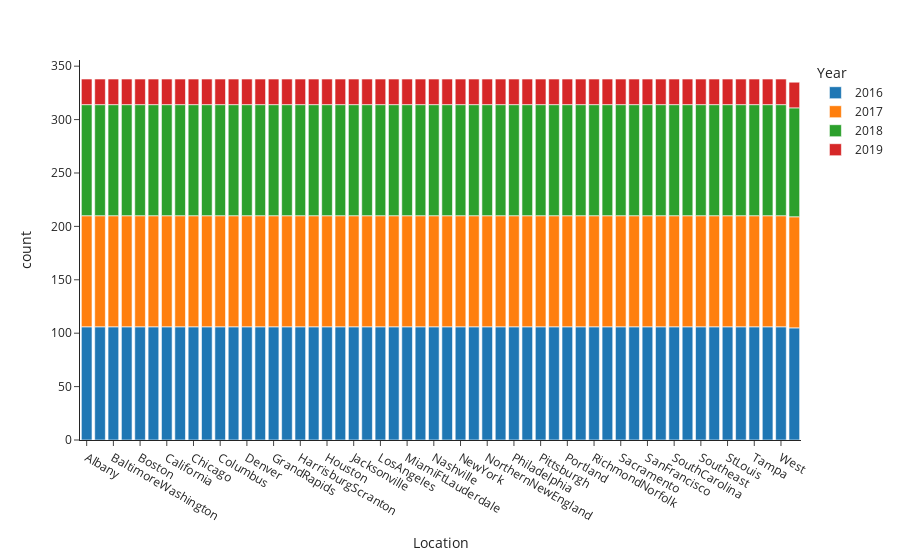

The notebook cell saved with this chart:
### Markdown cell above
#### Location by Year

### Code cell
fig = px.histogram(df_product_a, x = "Location", color = "Year")
fig.show()

### Figure 1 — Plotly figure (JSON) as saved in the notebook; plotly's stock layout.template omitted (floating-point values rounded to 4 significant figures; data arrays with more than 128 entries replaced by an {"elided": "..."} marker saying what was removed)
{"data": [{"alignmentgroup": "True", "bingroup": "x", "hoverlabel": {"namelength": 0}, "hovertemplate": "Year=2016<br>Location=%{x}<br>count=%{y}", "legendgroup": "2016", "marker": {"color": "#1F77B4"}, "name": "2016", "offsetgroup": "2016", "orientation": "v", "showlegend": true, "type": "histogram", "x": {"elided": "5723 str values"}, "xaxis": "x", "yaxis": "y"}, {"alignmentgroup": "True", "bingroup": "x", "hoverlabel": {"namelength": 0}, "hovertemplate": "Year=2017<br>Location=%{x}<br>count=%{y}", "legendgroup": "2017", "marker": {"color": "#FF7F0E"}, "name": "2017", "offsetgroup": "2017", "orientation": "v", "showlegend": true, "type": "histogram", "x": {"elided": "5616 str values"}, "xaxis": "x", "yaxis": "y"}, {"alignmentgroup": "True", "bingroup": "x", "hoverlabel": {"namelength": 0}, "hovertemplate": "Year=2018<br>Location=%{x}<br>count=%{y}", "legendgroup": "2018", "marker": {"color": "#2CA02C"}, "name": "2018", "offsetgroup": "2018", "orientation": "v", "showlegend": true, "type": "histogram", "x": {"elided": "5614 str values"}, "xaxis": "x", "yaxis": "y"}, {"alignmentgroup": "True", "bingroup": "x", "hoverlabel": {"namelength": 0}, "hovertemplate": "Year=2019<br>Location=%{x}<br>count=%{y}", "legendgroup": "2019", "marker": {"color": "#D62728"}, "name": "2019", "offsetgroup": "2019", "orientation": "v", "showlegend": true, "type": "histogram", "x": {"elided": "1296 str values"}, "xaxis": "x", "yaxis": "y"}], "layout": {"barmode": "relative", "legend": {"title": {"text": "Year"}, "tracegroupgap": 0}, "margin": {"t": 60}, "xaxis": {"anchor": "y", "domain": [0, 1], "title": {"text": "Location"}}, "yaxis": {"anchor": "x", "domain": [0, 1], "title": {"text": "count"}}}}
